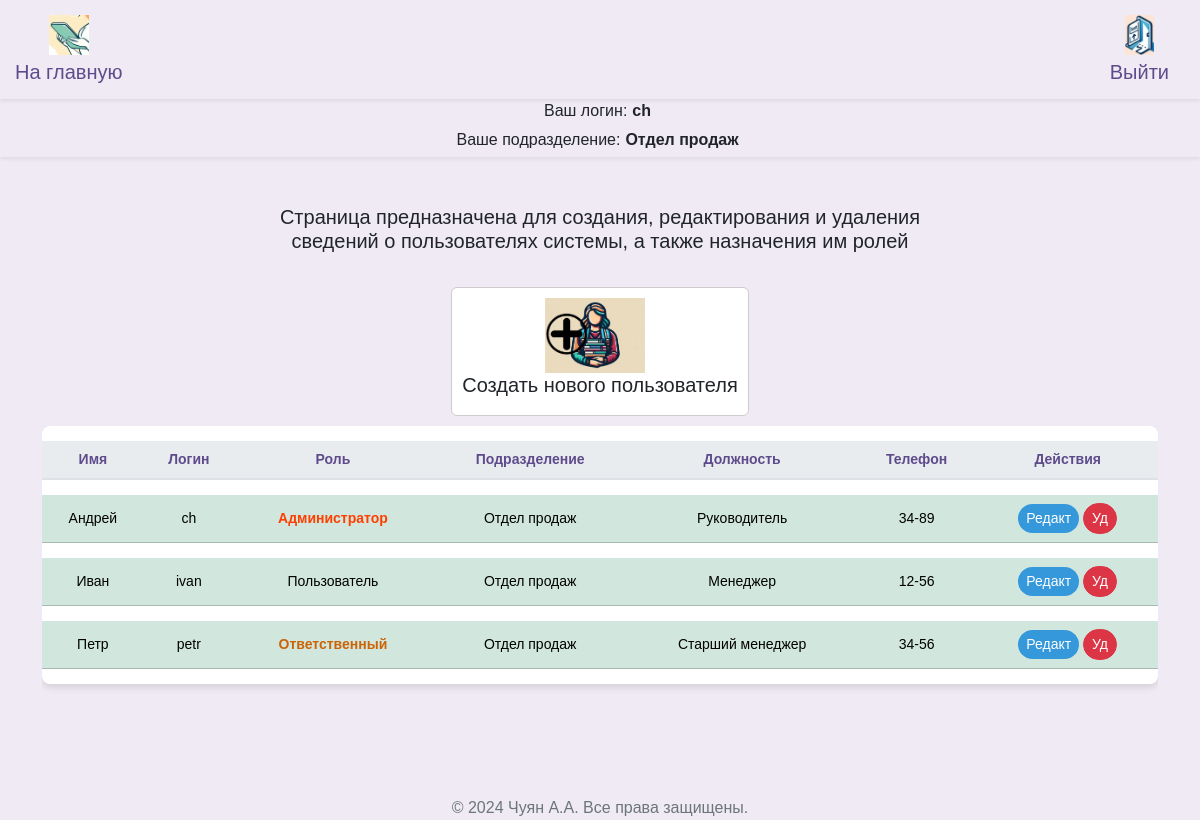
The page /workers_admin (signed in) on the database its author committed.
### src/database/models.py (models this page shows, shortened)
class Worker(Base):
    __tablename__ = "worker"
    id = Column(Integer, primary_key=True)
    role = Column(Enum(Role), default=Role.guest)
    fio = Column(String)
    name = Column(String, unique=True)
    password = Column(String)
    department = Column(String)
    position = Column(String)
    description = Column(String, default=None)
    conn_worker_arm = relationship(
        "Arm", back_populates="conn_arm_worker"
    )

### src/frontend/router.py (the view)
@router.get("/workers")
async def get_workers(
    request: Request,
    worker: Worker = Depends(get_worker_or_redirect),
    session: AsyncSession = Depends(get_session),
):
    data = await CRUDWorker.get_all_worker_sorted(session)
    return templates.TemplateResponse(
        "workers/index.html",
        {"request": request, "worker": worker, "data": data},
    )

### src/frontend/template/workers_admin/index.html (shortened to what this page needs)
{% extends "base/base.html" %}
{% block content %}
<head>
</head>
<h5 class="mb-4" style="margin-bottom: 60px; text-align: center;">Страница предназначена для создания, редактирования и удаления <br>сведений о пользователях системы, а также назначения им ролей</h5>
<div class="d-flex justify-content-center align-items-center">
  <a class="nav-link" href="#" data-bs-toggle="modal" data-bs-target="#modal_create" bs-department="{{worker.department}}" style="text-decoration: none;">
    <div class="d-flex align-items-center card" style="margin: 10px; border: 1px solid #ccc; padding: 10px;">
      <img src="../frontend/assets/img/icon_create_worker.jpg" alt="..." style="width: 100px; height: auto; margin-right: 10px;">
      <div>
        <h5 class="card-title" style="text-align: left;">Создать нового пользователя</h5>
      </div>
    </div>
  </a>
</div>
<div class="row ">
  <div class="col-12">
    <div class="table-responsive">
      <table class="table table-hover table-shadow table-rounded ">
        <thead>
          <tr>
            <th scope="col" >Имя</th>
            <th scope="col" >Логин</th>
            <th scope="col" >Роль</th>
            <th scope="col" >Подразделение</th>
            <th scope="col" >Должность</th>
            <th scope="col" >Телефон</th>
            <th scope="col" >Действия</th>
          </tr>
        </thead>
        <tbody class="text-center">
          {% for worker_tuple in data %}
            {% set workers = worker_tuple %}
            {% if workers.id != 0 %}
                <tr class="table-success " >
                  <td>{{ workers.fio }}</td>
                  <td>{{ workers.name }}</td>
                  <td>{% if workers.role.name == 'user' %}<span class="orange-bold-text">Ответственный</span>{% elif workers.role.name == 'admin' %}<span class="red-bold-text">Администратор</span> {% else %}Пользователь{% endif %}</td>
                  <td>{{ workers.department }}</td>
                  <td>{{ workers.position }}</td>
                  <td>{{ workers.description }}</td>
                  <td>
                    <button type="button" class="btn btn-primary btn-sm" style="background-color: #3498db; color: white;"
                      data-bs-toggle="modal"
                      data-bs-target="#modal_update"
                      data-bs1="{{workers.fio}}"
                      data-bs2="{{workers.name}}"
                      data-bs3="{{workers.position}}"
                      data-bs4="{{workers.description}}"
                      data-bs5= "{{workers.id}}"
                      data-bs6= "{{workers.department}}"
                      data-bs7= "{{workers.role.name}}">
                      Редакт
                    </button>
                    <button type="button" class="btn btn-danger btn-sm" style="color: white;"
                      onclick="deleteWorker('{{ workers.id }}')">
                      Уд
                    </button>
                  </td>
                </tr>
              {% endif %}
          {% endfor %}
        </tbody>
      </table>
    </div>
  </div>
</div>
{% endblock %}

### src/frontend/template/base/info.html (shortened to what this page needs)
<nav class="info navbar-expand-lg navbar-light shadow-sm">
  <div class="user-info">
    <div class="d-flex align-items-center">
      <span class="label">Ваш логин:</span>
      <span class="value">{{ worker.name }}</span>
    </div>
    <div class="d-flex align-items-center">
      <span class="label">Ваше подразделение:</span>
      <span class="value">{{ worker.department }}</span>
    </div>
  </div>
</nav>

### src/frontend/assets/css/base.css (style rules this page uses)
body { margin: 0; font-family: 'Nunito Sans', Arial, sans-serif; background-color: #efeaf4; }
.navbar-brand, .nav-link { color: #5e4b8b !important; }
.nav-link { margin: 0 10px; border-radius: 20px; transition: background-color 0.3s, color 0.3s; }
.table { background-color: #ffffff; color: #5e4b8b; border-collapse: separate; border-spacing: 0 15px; }
.table th, .table td { border-top: none !important; vertical-align: middle; }
.table thead th { background-color: #e9ecef; color: #5e4b8b; border-bottom: 2px solid #dee2e6; }
.table .btn, .table a { color: #7e57c2; transition: color 0.3s; }
.table td { padding: .5rem; }
.table-rounded { border-radius: .5rem; overflow: hidden; }
.table-shadow { box-shadow: 0 4px 6px rgba(0, 0, 0, 0.1); }
.btn { border-radius: 20px; }
.btn-primary { background-color: #8e44b0; border: none; color: #ffffff; transition: background-color 0.3s, color 0.3s, box-shadow 0.3s; }

### src/frontend/template/base/nav.html (style rules this page uses)
.user-info { text-align: center; display: flex; flex-direction: column; align-items: center; }

### src/frontend/template/base/info.html (style rules this page uses)
body, html { margin: 0; padding: 0; width: 100%; height: 100%; }
.user-info { text-align: center; display: flex; flex-direction: column; align-items: center; }
.user-info .label, .user-info .value { display: inline-block; width: auto; margin-right: 5px; max-width: 250px; margin-bottom: 5px; }
.user-info .value { font-weight: bold; }

### src/frontend/template/workers_admin/index.html (style rules this page uses)
table { font-family: Arial, sans-serif; }
td { font-size: 14px; }
th { text-align: center; font-size: 14px; }
.orange-bold-text { color: rgb(204, 99, 7); font-weight: bold; }
.red-bold-text { color: rgb(254, 63, 0); font-weight: bold; }

### rows shown on the page
Worker: name "ch", department "Отдел продаж", fio "Андрей", role "Администратор", position "Руководитель", description "34-89"
Worker: fio "Иван", name "ivan", role "Пользователь", department "Отдел продаж", position "Менеджер", description "12-56"
Worker: fio "Петр", name "petr", role "Ответственный", department "Отдел продаж", position "Старший менеджер", description "34-56"
